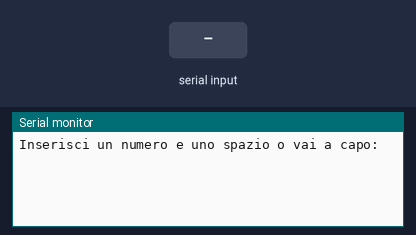
The sketch below on a simulated Arduino Uno, built with avr-gcc and run on an emulated ATmega328P. On the bench: the last lines printed to the serial monitor. The test bench sets the inputs (shaded band).

Above: at 1.2 s.
1.3 s: "-\n" received over Serial
At 1.7 s:
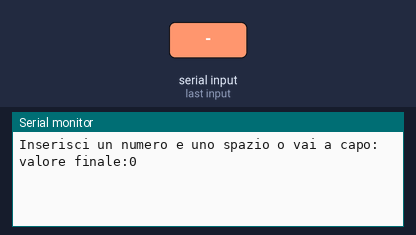
2.8 s: "90 45\n" received over Serial
At 3.6 s:
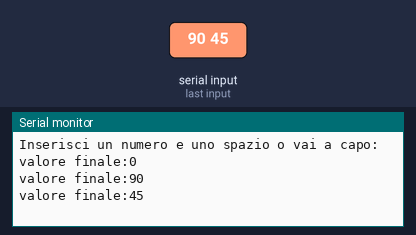

The sketch:

TestNumeroALettera.pde
```cpp
void setup()
{
  Serial.begin(9600);
  Serial.println("Inserisci un numero e uno spazio o vai a capo:");
}


byte cifre[10];
int cifreLette=0;
void loop()
{
  if ( Serial.available() ){
    cifre[cifreLette]=Serial.read();
    if (cifre[cifreLette]==' ' || cifre[cifreLette]=='\n'){
      decifra();
      cifreLette=0;
    }else
      cifreLette++;
  }
}

void decifra (){
  int i;
  int numero=0;
  boolean negativo = false;
  if (cifre[0]=='-'){
    negativo=true;
    cifre[0]='0';
  }
  for (i=0; i < cifreLette;i++){
    if (cifre[i]<'0' || cifre[i] > '9'){
      Serial.print("valore sconosciuto e scaratato:");
      Serial.println(cifre[i]);
    }else{
      numero*=10;
      numero+= cifre[i]-'0';
    }
  }
  if (negativo){
    numero*=-1;
  }
  Serial.print("valore finale:");
  Serial.println(numero);
}
```

Measured:
- after the input at 1.3 s, the serial monitor: prints a new line at once (image 1)
- after the input at 2.8 s, the serial monitor: prints a new line at once (image 2)
